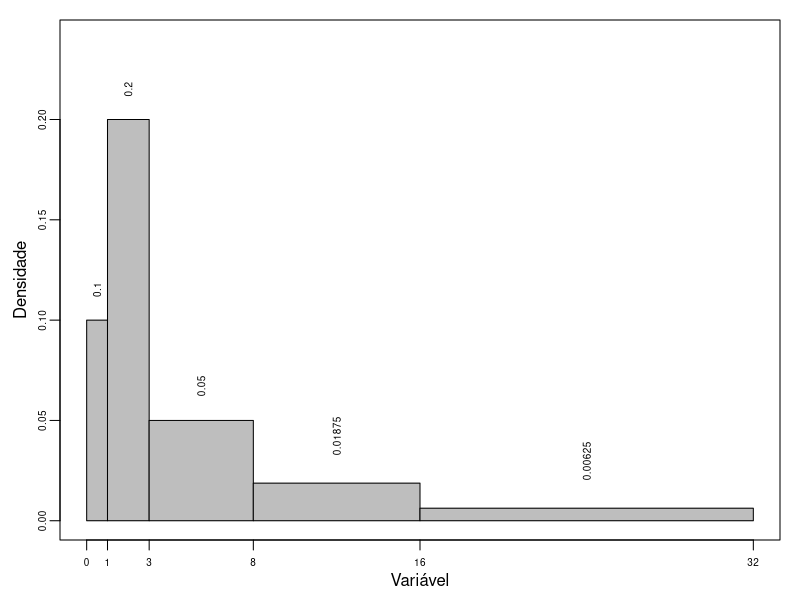

This chart was generated by the following R code:
## ---- chunk 1
knitr::opts_chunk$set(echo = TRUE)
options(scipen = 999)
## ---- chunk 2
n_i <- c(10, 40, 25, 15, 10)
f_i <- n_i/sum(n_i)
brs <- c(0, 1, 3, 8, 16, 32)
d_i <- f_i/diff(brs)
par(mar=c(3,3,1,1), cex.axis=.6, mgp = c(3,.5,0))
plot(0, type='n', xlim=range(brs), ylim=c(0, 1.2*max(d_i)), xlab='', ylab='', main='', xaxt="n")
rect(xleft = brs[-length(brs)], xright = brs[-1], ybottom = 0, ytop = d_i, col = 'gray')
mtext(side = 2, text = 'Densidade', line = 1.5)
mtext(side = 1, text = 'Variável', line = 1.5)
axis(side=1, at=brs, labels = T)
text(x = (brs[-1] + brs[-length(brs)])/2, y = d_i+.05*max(d_i), labels = d_i, adj = -0.2, cex=.6, srt = 90)
## ---- chunk 3
n <- 12
pr_lotes <- c(.5, .3, .2)
pr_00_lotes <- c(1, (n-1)*(n-2)/(n*(n-1)), (n-2)*(n-3)/(n*(n-1)))
pr_00 <- sum(pr_00_lotes*pr_lotes)
pr_lotes_00 <- pr_00_lotes*pr_lotes/pr_00
pr_10_lotes <- c(0, 2*(1)*(n-1)/(n*(n-1)), 2*(2)*(n-2)/(n*(n-1)))
pr_10 <- sum(pr_10_lotes*pr_lotes)
pr_lotes_10 <- pr_10_lotes*pr_lotes/pr_10
## ---- chunk 4
nn <- 3
pp <- 0.9
